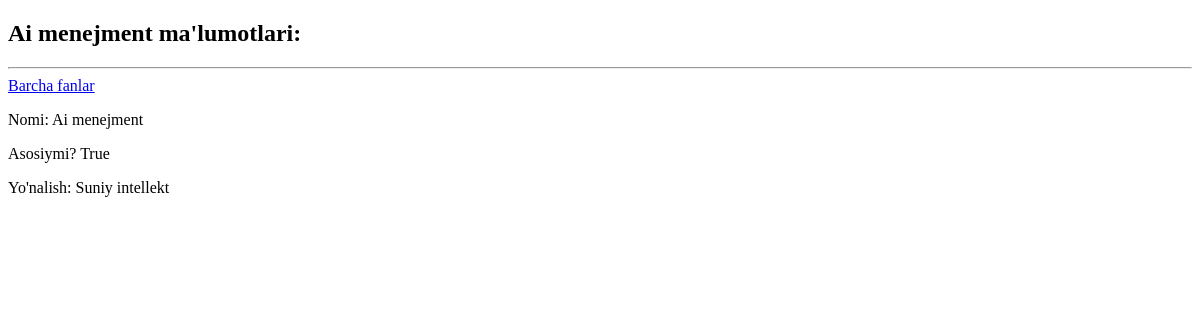
The app's page /subjects/11/, older data.
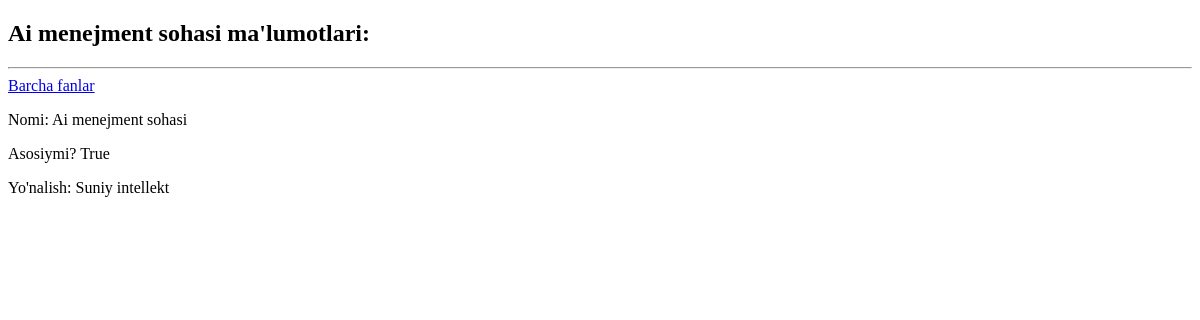
The same page, newer data.
### main/models.py (models this page shows, shortened)
class Subject(models.Model):
    name = models.CharField(max_length=200)
    is_main = models.BooleanField(default=False)
    direction = models.ForeignKey(Direction, on_delete=models.SET_NULL, null=True)

class Direction(models.Model):
    name = models.CharField(max_length=200)
    is_active = models.BooleanField(default=True)
    def __str__(self):
        return self.name

### main/views.py (the view)
# urls.py: path('subjects/<int:pk>/', subject_view, name='subject-details'),
def subject_view(request, pk):
    subject = Subject.objects.get(id=pk)
    context = {
        'subject': subject,
    }
    return render(request, 'subject-details.html', context)

### Template/subject-details.html (shortened to what this page needs)
<!DOCTYPE html>
<html lang="uz">
<head>
</head>
<body>
<h2> {{ subject.name }} ma'lumotlari:</h2>
<hr>
<a href="/subjects/">Barcha fanlar</a>
<p>Nomi: {{ subject.name }}</p>
<p>Asosiymi? {{ subject.is_main }}</p>
<p>Yo'nalish: {{ subject.direction }}</p>
</body>
</html>

Row changes from the older to the newer data that the page shows:
changed Subject "True": name "Ai menejment" → "Ai menejment sohasi"
